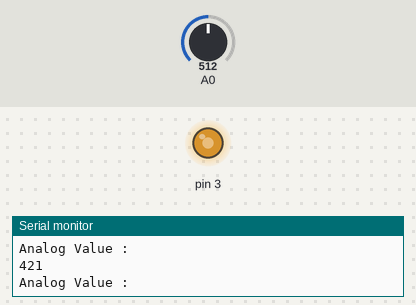
This sketch was run on a simulated Arduino Uno, built with avr-gcc and run on an emulated ATmega328P. Shown: output pins drawn as LEDs (lit = HIGH), the last lines printed to the serial monitor. Inputs (shaded band) come from the test bench; at power-on: A0 = 512.

Above: at 1.2 s.
1.3 s: A0 set to 122
At 2.5 s:
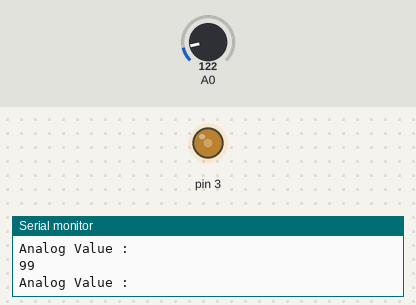
2.8 s: A0 set to 0
At 3.8 s:
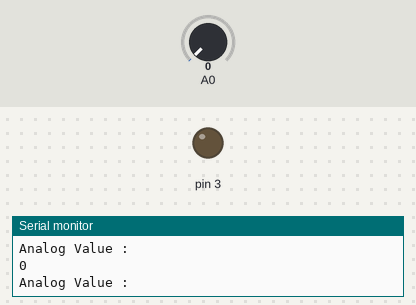
4.3 s: A0 set to 4
At 4.9 s:
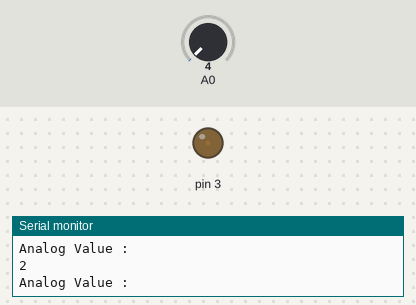
5.8 s: A0 set to 306
At 7.2 s:
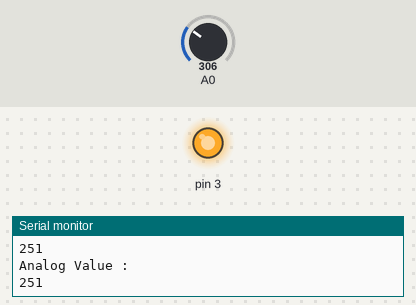
Timing chart, 0 to 8.3 s (numbered marks = the images above; inputs shaded):
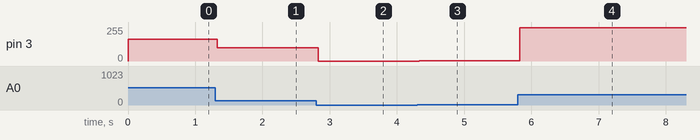

Measured:
- after the input at 1.3 s, pin 3: 165/255 → 99/255 at once
- after the input at 2.8 s, pin 3: 99/255 → 0/255 at once
- after the input at 4.3 s, pin 3: 0/255 → 2/255 at once
- after the input at 5.8 s, pin 3: 2/255 → 251/255 at once

The sketch:

photoresistor.ino
```cpp
// mhm cute
//
void setup()
{
  pinMode(3, OUTPUT);
  pinMode(A0, INPUT);
  Serial.begin(9600);
}

void loop()
{
  int uwu = analogRead(A0);
  int uwua = map(uwu,1, 310, 0,255);

  Serial.println("Analog Value : ");
  Serial.println(uwua);

  analogWrite(3, uwua);
}
```
